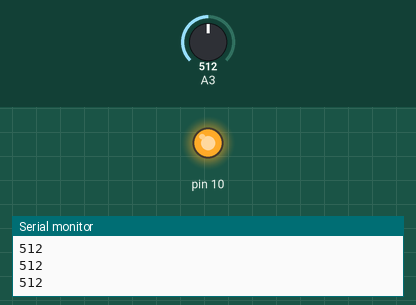
This sketch was run on a simulated Arduino Uno, built with avr-gcc and run on an emulated ATmega328P. Parts: output pins drawn as LEDs (lit = HIGH), the last lines printed to the serial monitor. The inputs (shaded band) are chosen by the test bench; at power-on: A3 = 512.

Above: at 1.2 s.
1.3 s: A3 set to 411
2.8 s: A3 set to 383
At 3.1 s:
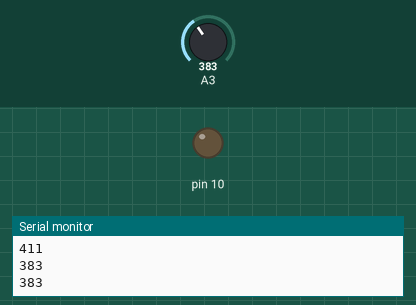
4.3 s: A3 set to 410
At 5.6 s:
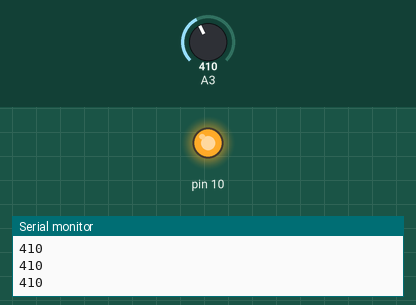
5.9 s: A3 set to 390
At 6.9 s:
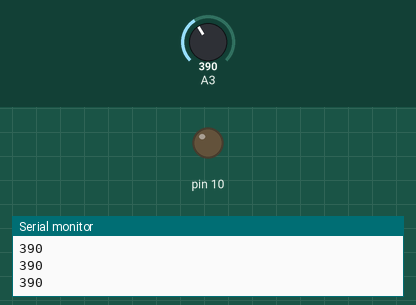
Timing chart, 0 to 8.5 s (numbered marks = the images above; inputs shaded):
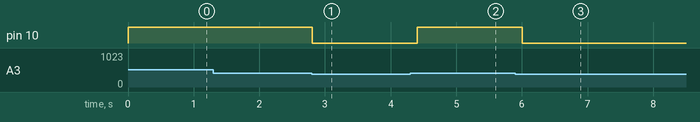

Measured:
- the behaviour switches between 401 and 400 on A3 (found by bisection; images 0 and 1)
- after the input at 2.8 s, pin 10: HIGH → LOW at once
- after the input at 4.3 s, pin 10: LOW → HIGH after 0.11 s
- after the input at 5.9 s, pin 10: HIGH → LOW after 0.11 s

The sketch:

auto-light.ino
```cpp
int threshold =400;
void setup ( )
{
Serial.begin(9600);
pinMode(10, OUTPUT);
}
void loop( )
{
int n = analogRead(A3);
Serial.println(n);
if (n>threshold )
digitalWrite(10, HIGH);
else
digitalWrite(10, LOW);
delay(200);
}
```
